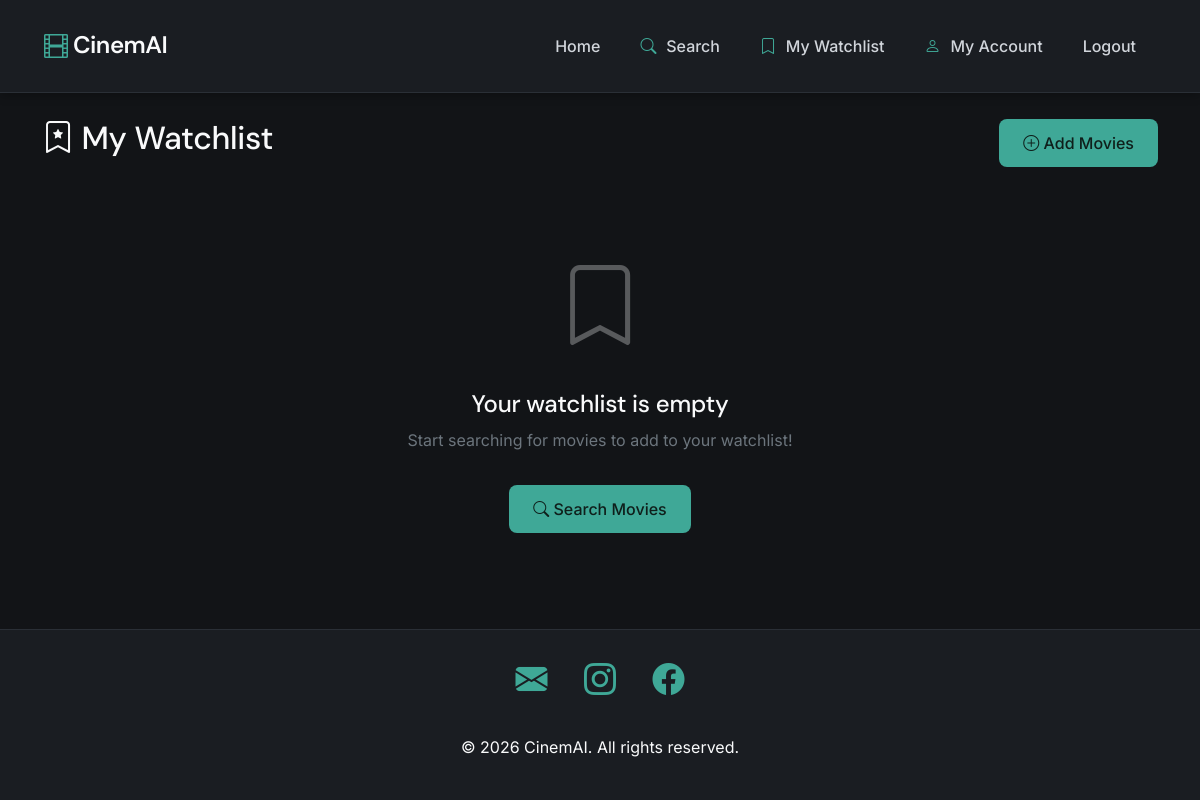
The app's page /watchlist/ (signed in), older data.
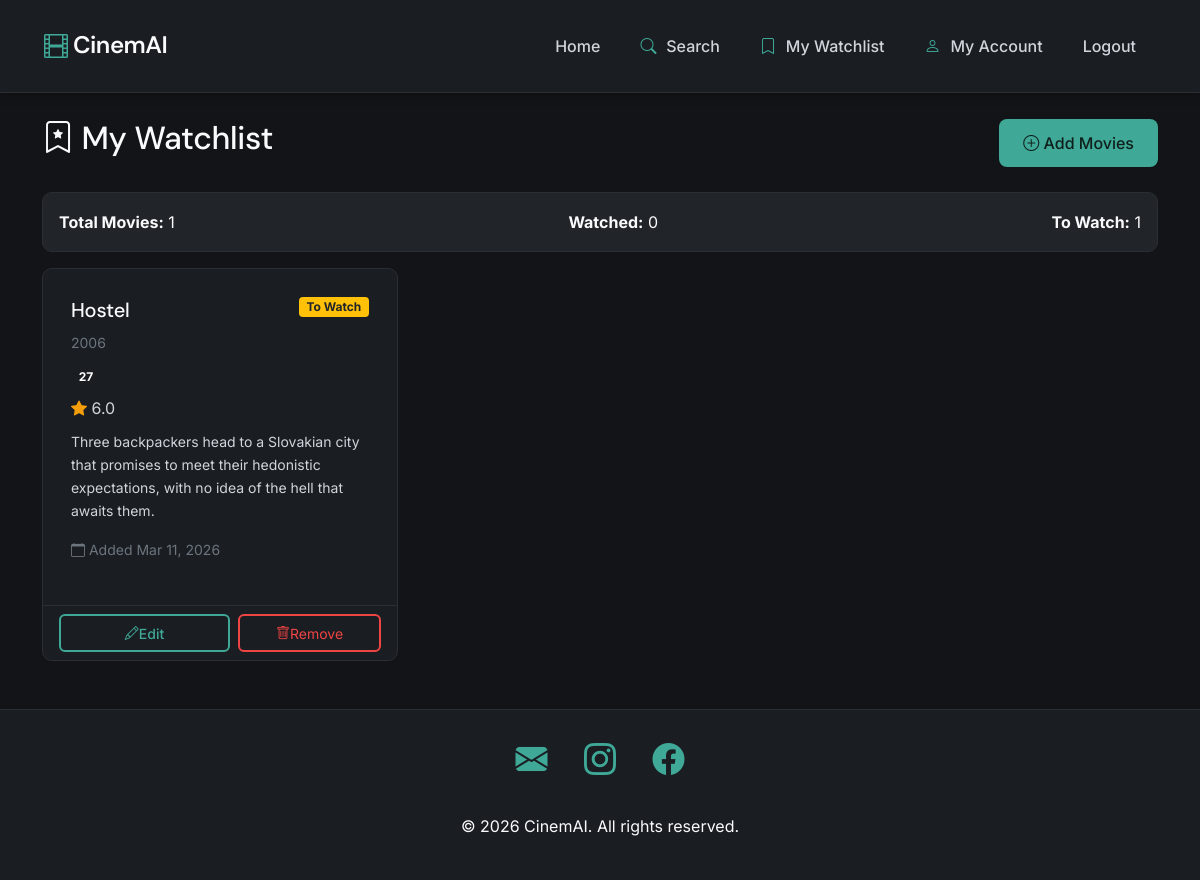
The same page, newer data.
### cinemai/models.py (models this page shows, shortened)
class Watchlist(models.Model):
    user = models.ForeignKey(User, on_delete=models.CASCADE, related_name='watchlist')
    movie = models.ForeignKey(Movie, on_delete=models.CASCADE)
    added_at = models.DateTimeField(auto_now_add=True)
    watched = models.BooleanField(default=False)
    notes = models.TextField(blank=True)
    class Meta:
        unique_together = ('user', 'movie')
        ordering = ['-added_at']

class Movie(models.Model):
    title = models.CharField(max_length=255)
    year = models.IntegerField(null=True, blank=True)
    genre = models.CharField(max_length=100, blank=True)
    director = models.CharField(max_length=255, blank=True)
    plot = models.TextField(blank=True)
    poster_url = models.URLField(max_length=500, blank=True)
    backdrop_url = models.URLField(max_length=500, blank=True, null=True)
    tmdb_id = models.IntegerField(unique=True, null=True, blank=True)
    imdb_id = models.CharField(max_length=20, null=True, blank=True)
    rating = models.DecimalField(max_digits=3, decimal_places=1, null=True, blank=True)
    runtime = models.IntegerField(null=True, blank=True)  # in minutes
    release_date = models.DateField(null=True, blank=True)
    popularity = models.FloatField(null=True, blank=True)
    vote_count = models.IntegerField(null=True, blank=True)
    trailer_url = models.URLField(max_length=500, blank=True, null=True)
    streaming_providers = models.JSONField(default=dict, blank=True)
    created_at = models.DateTimeField(auto_now_add=True)
    class Meta:
        ordering = ['-popularity', '-created_at']

### cinemai/views.py (the view)
# urls.py: path('watchlist/', views.watchlist_view, name='watchlist'),
@login_required
def watchlist_view(request):
    watchlist_items = Watchlist.objects.filter(user=request.user).select_related('movie')
    watched_count = watchlist_items.filter(watched=True).count()
    to_watch_count = watchlist_items.filter(watched=False).count()
    context = {
        'watchlist_items': watchlist_items,
        'watched_count': watched_count,
        'to_watch_count': to_watch_count,
    }
    return render(request, 'cinemai/watchlist.html', context)

### cinemai/templates/cinemai/watchlist.html (shortened to what this page needs)
{% extends 'cinemai/base.html' %}
{% block content %}
<div class="container my-5">
    <div class="d-flex justify-content-between align-items-center mb-4">
        <h2><i class="bi bi-bookmark-star"></i> My Watchlist</h2>
        <a href="{% url 'search' %}" class="btn btn-primary">
            <i class="bi bi-plus-circle"></i> Add Movies
        </a>
    </div>
    {% if watchlist_items %}
        <div class="row mb-3">
            <div class="col-md-12">
                <div class="card p-3 bg-dark">
                    <div class="d-flex justify-content-between">
                        <div>
                            <strong>Total Movies:</strong> {{ watchlist_items.count }}
                        </div>
                        <div>
                            <strong>Watched:</strong> {{ watched_count }}
                        </div>
                        <div>
                            <strong>To Watch:</strong> {{ to_watch_count }}
                        </div>
                    </div>
                </div>
            </div>
        </div>
        <div class="row g-4">
            {% for item in watchlist_items %}
                <div class="col-md-6 col-lg-4">
                    <div class="card h-100">
                        <div class="card-body">
                            <div class="d-flex justify-content-between align-items-start mb-2">
                                <h5 class="card-title mb-0">{{ item.movie.title }}</h5>
                                {% if item.watched %}
                                    <span class="badge bg-success">Watched</span>
                                {% else %}
                                    <span class="badge bg-warning text-dark">To Watch</span>
                                {% endif %}
                            </div>
                            {% if item.movie.year %}
                                <p class="text-muted small mb-2">{{ item.movie.year }}</p>
                            {% endif %}
                            {% if item.movie.genre %}
                                <span class="badge bg-secondary mb-2">{{ item.movie.genre }}</span>
                            {% endif %}
                            {% if item.movie.rating %}
                                <p class="mb-2">
                                    <i class="bi bi-star-fill text-warning"></i> {{ item.movie.rating }}
                                </p>
                            {% endif %}
                            {% if item.movie.plot %}
                                <p class="card-text small">{{ item.movie.plot|truncatewords:25 }}</p>
                            {% endif %}
                            <p class="text-muted small">
                                <i class="bi bi-calendar"></i> Added {{ item.added_at|date:"M d, Y" }}
                            </p>
                        </div>
                        <div class="card-footer bg-transparent">
                            <div class="watchlist-buttons">
                                <a href="{% url 'update_watchlist' item.id %}" class="btn btn-outline-primary btn-sm">
                                    <i class="bi bi-pencil"></i> Edit
                                </a>
                                <form method="post" action="{% url 'remove_from_watchlist' item.id %}">
                                    <button type="submit" class="btn btn-outline-danger btn-sm"
                                            onclick="return confirm('Remove {{ item.movie.title }} from watchlist?')">
                                        <i class="bi bi-trash"></i> Remove
                                    </button>
                                </form>
                            </div>
                        </div>
                    </div>
                </div>
            {% endfor %}
        </div>
    {% else %}
        <div class="text-center py-5">
            <i class="bi bi-bookmark" style="font-size: 5rem; opacity: 0.3;"></i>
            <h4 class="mt-3">Your watchlist is empty</h4>
            <p class="text-muted">Start searching for movies to add to your watchlist!</p>
            <a href="{% url 'search' %}" class="btn btn-primary mt-3">
                <i class="bi bi-search"></i> Search Movies
            </a>
        </div>
    {% endif %}
</div>
{% endblock %}

### cinemai/templates/cinemai/base.html (shortened to what this page needs)
<!DOCTYPE html>
<html lang="en">
<head>
    {% load static %}
    <link href="https://cdn.jsdelivr.net/npm/bootstrap@5.1.3/dist/css/bootstrap.min.css" rel="stylesheet">
    <link rel="stylesheet" href="https://cdn.jsdelivr.net/npm/bootstrap-icons@1.10.0/font/bootstrap-icons.css">
    <link rel="stylesheet" href="{% static 'css/style.css' %}">
</head>
<body class="d-flex flex-column min-vh-100">
    <nav class="navbar navbar-expand-lg navbar-dark fixed-top">
        <div class="container-fluid">
            <a class="navbar-brand" href="{% url 'home' %}">
                <i class="bi bi-film"></i> CinemAI
            </a>
            <div class="collapse navbar-collapse" id="navbarNav">
                <ul class="navbar-nav ms-auto">
                    <li class="nav-item">
                        <a class="nav-link" href="{% url 'home' %}">Home</a>
                    </li>
                    {% if user.is_authenticated %}
                    <li class="nav-item">
                        <a class="nav-link" href="{% url 'search' %}">
                            <i class="bi bi-search"></i> Search
                        </a>
                    </li>
                    <li class="nav-item">
                        <a class="nav-link" href="{% url 'watchlist' %}">
                            <i class="bi bi-bookmark"></i> My Watchlist
                        </a>
                    </li>
                    <li class="nav-item">
                        <a class="nav-link" href="{% url 'account' %}">
                            <i class="bi bi-person"></i> My Account
                        </a>
                    </li>
                    <li class="nav-item">
                        <a class="nav-link" href="{% url 'logout' %}">Logout</a>
                    </li>
                    {% endif %}
                </ul>
            </div>
        </div>
    </nav>
    <main class="flex-grow-1">
        {% block content %}{% endblock %}
    </main>
    <footer class="text-center py-4 mt-auto">
        <div class="container">
            <div class="social-links">
                <a href="mailto:contact@cinemai.com" class="mx-3" title="Email">
                    <i class="bi bi-envelope-fill"></i>
                </a>
                <a href="https://instagram.com" target="_blank" rel="noopener noreferrer" class="mx-3" title="Instagram">
                    <i class="bi bi-instagram"></i>
                </a>
                <a href="https://facebook.com" target="_blank" rel="noopener noreferrer" class="mx-3" title="Facebook">
                    <i class="bi bi-facebook"></i>
                </a>
            </div>
            <br>
            <p class="mb-3">&copy; 2026 CinemAI. All rights reserved.</p>
        </div>
    </footer>
</body>
</html>

### cinemai/static/css/style.css (style rules this page uses)
:root { --bg-primary: #121417; --bg-surface: #1A1D22; --text-primary: #F9FAFB; --text-secondary: #D1D5DB; --accent: #3FA897; --accent-hover: #359680; --accent-text: #0F1F1B; --border-subtle: #2A2F36; --error: #EF4444; --success: #10B981; --warning: #F59E0B; }
* { box-sizing: border-box; }
body { margin: 0; background: var(--bg-primary); color: var(--text-primary); font-family: "Inter", system-ui, -apple-system, sans-serif; line-height: 1.65; min-height: 100vh; padding-top: 70px; }
h1, h2, h3, h4, h5, h6 { font-family: "DM Sans", system-ui, sans-serif; font-weight: 500; letter-spacing: -0.01em; line-height: 1.3; color: var(--text-primary); }
a { color: var(--accent); text-decoration: none; transition: color 0.2s ease; }
.text-secondary, .text-muted { color: var(--text-secondary); }
.text-warning { color: var(--warning) !important; }
.bg-secondary { background-color: var(--bg-surface) !important; }
.navbar { background-color: var(--bg-surface) !important; padding: 1.25rem 2rem; border-bottom: 1px solid var(--border-subtle); backdrop-filter: blur(10px); box-shadow: 0 2px 10px rgba(0, 0, 0, 0.3); z-index: 1030; }
.navbar-brand { color: var(--text-primary) !important; font-family: "DM Sans", sans-serif; font-weight: 600; font-size: 1.5rem; letter-spacing: -0.02em; }
.navbar-brand i { color: var(--accent); display: inline; vertical-align: middle; }
.nav-link { color: var(--text-secondary) !important; margin: 0 0.75rem; transition: color 0.2s ease; font-weight: 500; }
.nav-link i { color: var(--accent); margin-right: 0.35rem; }
.btn-primary { background: var(--accent); color: var(--accent-text) !important; border: none; border-radius: 8px; padding: 0.75rem 1.5rem; font-weight: 500; transition: all 0.2s ease; }
.btn-outline-primary { border: 2px solid var(--accent); color: var(--accent); background: transparent; border-radius: 8px; padding: 0.75rem 1.5rem; font-weight: 500; transition: all 0.2s ease; }
.btn-outline-danger { border: 2px solid var(--error); color: var(--error); background: transparent; border-radius: 8px; transition: all 0.2s ease; }
.watchlist-buttons { display: flex; gap: 0.5rem; }
.watchlist-buttons .btn, .watchlist-buttons form { flex: 1; }
.watchlist-buttons .btn, .watchlist-buttons form button { width: 100%; height: 38px; border-radius: 0.375rem; display: flex; align-items: center; justify-content: center; padding: 0.375rem 0.75rem; }
.card { background: var(--bg-surface); border: 1px solid var(--border-subtle); border-radius: 10px; transition: all 0.3s ease; display: flex; flex-direction: column; }
.card-title { font-family: "DM Sans", sans-serif; font-weight: 500; margin-bottom: 0.75rem; color: var(--text-primary); }
.card-text { color: var(--text-secondary); }
.card-body { padding: 1.75rem; color: var(--text-primary); }
.card-body h1, .card-body h2, .card-body h3, .card-body h4, .card-body h5, .card-body h6 { color: var(--text-primary); }
.card-body p, .card-body small { color: var(--text-secondary); }
.card-footer { background: transparent; border-top: 1px solid var(--border-subtle); }
footer { background-color: var(--bg-surface); padding: 2rem 0; margin-top: 0; border-top: 1px solid var(--border-subtle); }
footer a { color: var(--text-secondary); text-decoration: none; transition: color 0.2s ease; }
.social-links a { color: var(--accent); transition: all 0.3s ease; display: inline-block; }
.social-links i { font-size: 2rem !important; }

Row changes from the older to the newer data that the page shows:
added Watchlist: movie "Hostel", watched "To Watch", movie.year "2006", movie.genre "27", movie.rating "6.0", movie.plot "Three backpackers head to a Slovakian city that promises to meet their hedonistic expectations, with no idea of the hell that awaits them.", added_at "Mar 11, 2026"
Text that changed along with them:
{{ watchlist_items.count }}: (not shown) → "1"
{{ watched_count }}: (not shown) → "0"
{{ to_watch_count }}: (not shown) → "1"
text no longer shown: "Your watchlist is empty Start searching for movies to add to your watchlist! Search Movies"
text now shown: "Total Movies: Watched: To Watch:"
